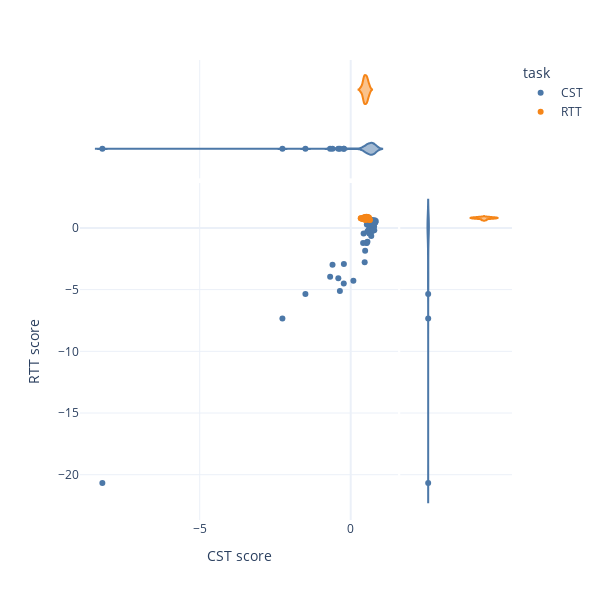

Notebook code for this chart:
### Code cell
import plotly.express as px

signal = 'lfads_rates_joint_pca_shared'
df = src.decoder_analysis.precondition_td(td, signal)
models = src.decoder_analysis.fit_models(df, signal, target_name='Hand velocity')

trial_scores = src.decoder_analysis.score_trials(df.loc[df['Test set']],signal,models,target_name='Hand velocity')

fig = px.scatter(
    trial_scores.reset_index(),
    x='CST score',
    y='RTT score',
    color='task',
    hover_data=['trial_id'],
    marginal_x='violin',
    marginal_y='violin',
    template='plotly_white',
    width=600,
    height=600,
    color_discrete_sequence=px.colors.qualitative.T10,
)
fig.show()

### Figure 1 — Plotly figure (JSON) as saved in the notebook; plotly's stock layout.template omitted (floating-point values rounded to 4 significant figures)
{"data": [{"customdata": [[33], [41], [48], [67], [82], [88], [90], [93], [119], [123], [142], [143], [151], [155], [165], [168], [174], [183], [195], [200], [201], [213], [222], [232], [244], [245], [246], [259], [268], [269], [276], [279], [285], [289], [290], [299], [304], [314], [319], [332], [334], [336], [360], [374], [382], [389]], "hovertemplate": "task=CST<br>CST score=%{x}<br>RTT score=%{y}<br>trial_id=%{customdata[0]}<extra></extra>", "legendgroup": "CST", "marker": {"color": "#4C78A8", "symbol": "circle"}, "mode": "markers", "name": "CST", "orientation": "v", "showlegend": true, "type": "scatter", "x": [-0.3581, 0.08832, 0.5539, 0.5611, 0.6808, 0.4277, -8.224, -1.5, 0.534, 0.478, -0.6022, 0.5512, -2.262, -0.4098, -0.6812, 0.7109, -0.2261, -0.2299, 0.6977, 0.5949, 0.5298, 0.527, 0.4627, 0.7461, 0.6151, 0.6369, 0.8286, 0.7804, 0.4102, 0.6594, 0.6402, 0.7652, 0.5782, 0.7756, 0.7114, 0.6384, 0.8162, 0.8079, 0.7478, 0.7934, 0.5862, 0.7327, 0.7199, 0.715, 0.7889, 0.7041], "xaxis": "x", "y": [-5.102, -4.287, -1.124, 0.3231, -0.6512, -0.4502, -20.68, -5.365, 0.2828, -1.851, -2.981, -0.2975, -7.339, -4.072, -3.963, 0.2952, -2.924, -4.506, 0.1677, -0.1348, -1.217, -1.2, -2.789, 0.4681, -0.4489, 0.09163, 0.5596, -0.179, -1.22, 0.1573, 0.4635, 0.3735, 0.31, 0.1102, 0.2477, 0.6253, 0.4524, 0.4411, 0.2693, 0.6279, 0.3754, 0.5496, -0.2081, 0.651, 0.4341, -0.2615], "yaxis": "y"}, {"alignmentgroup": "True", "customdata": [[33], [41], [48], [67], [82], [88], [90], [93], [119], [123], [142], [143], [151], [155], [165], [168], [174], [183], [195], [200], [201], [213], [222], [232], [244], [245], [246], [259], [268], [269], [276], [279], [285], [289], [290], [299], [304], [314], [319], [332], [334], [336], [360], [374], [382], [389]], "hovertemplate": "task=CST<br>CST score=%{x}<br>trial_id=%{customdata[0]}<extra></extra>", "legendgroup": "CST", "marker": {"color": "#4C78A8", "symbol": "circle"}, "name": "CST", "offsetgroup": "CST", "scalegroup": "x", "showlegend": false, "type": "violin", "x": [-0.3581, 0.08832, 0.5539, 0.5611, 0.6808, 0.4277, -8.224, -1.5, 0.534, 0.478, -0.6022, 0.5512, -2.262, -0.4098, -0.6812, 0.7109, -0.2261, -0.2299, 0.6977, 0.5949, 0.5298, 0.527, 0.4627, 0.7461, 0.6151, 0.6369, 0.8286, 0.7804, 0.4102, 0.6594, 0.6402, 0.7652, 0.5782, 0.7756, 0.7114, 0.6384, 0.8162, 0.8079, 0.7478, 0.7934, 0.5862, 0.7327, 0.7199, 0.715, 0.7889, 0.7041], "xaxis": "x3", "yaxis": "y3"}, {"alignmentgroup": "True", "customdata": [[33], [41], [48], [67], [82], [88], [90], [93], [119], [123], [142], [143], [151], [155], [165], [168], [174], [183], [195], [200], [201], [213], [222], [232], [244], [245], [246], [259], [268], [269], [276], [279], [285], [289], [290], [299], [304], [314], [319], [332], [334], [336], [360], [374], [382], [389]], "hovertemplate": "task=CST<br>RTT score=%{y}<br>trial_id=%{customdata[0]}<extra></extra>", "legendgroup": "CST", "marker": {"color": "#4C78A8", "symbol": "circle"}, "name": "CST", "offsetgroup": "CST", "scalegroup": "y", "showlegend": false, "type": "violin", "xaxis": "x2", "y": [-5.102, -4.287, -1.124, 0.3231, -0.6512, -0.4502, -20.68, -5.365, 0.2828, -1.851, -2.981, -0.2975, -7.339, -4.072, -3.963, 0.2952, -2.924, -4.506, 0.1677, -0.1348, -1.217, -1.2, -2.789, 0.4681, -0.4489, 0.09163, 0.5596, -0.179, -1.22, 0.1573, 0.4635, 0.3735, 0.31, 0.1102, 0.2477, 0.6253, 0.4524, 0.4411, 0.2693, 0.6279, 0.3754, 0.5496, -0.2081, 0.651, 0.4341, -0.2615], "yaxis": "y2"}, {"customdata": [[5], [7], [8], [10], [18], [24], [27], [57], [62], [68], [117], [124], [129], [130], [164], [182], [187], [205], [210], [215], [234], [239], [249], [253], [254], [261], [262], [278], [283], [291], [309], [313], [315], [335], [344], [351], [364], [372], [383], [386], [387], [391]], "hovertemplate": "task=RTT<br>CST score=%{x}<br>RTT score=%{y}<br>trial_id=%{customdata[0]}<extra></extra>", "legendgroup": "RTT", "marker": {"color": "#F58518", "symbol": "circle"}, "mode": "markers", "name": "RTT", "orientation": "v", "showlegend": true, "type": "scatter", "x": [0.4387, 0.3402, 0.4989, 0.6264, 0.6336, 0.5447, 0.4561, 0.4665, 0.4942, 0.5217, 0.6023, 0.5513, 0.4296, 0.5237, 0.5761, 0.4785, 0.5404, 0.5441, 0.5584, 0.4806, 0.423, 0.4138, 0.4372, 0.5846, 0.5204, 0.4578, 0.5425, 0.5304, 0.3675, 0.6082, 0.475, 0.4472, 0.4323, 0.3322, 0.4985, 0.4396, 0.4242, 0.4001, 0.4529, 0.5002, 0.5549, 0.5028], "xaxis": "x", "y": [0.7793, 0.7749, 0.8674, 0.6388, 0.637, 0.823, 0.8552, 0.664, 0.8489, 0.8954, 0.8388, 0.8667, 0.7968, 0.7937, 0.8664, 0.869, 0.8425, 0.8303, 0.8643, 0.8491, 0.7997, 0.7296, 0.8465, 0.7782, 0.8283, 0.8181, 0.868, 0.7614, 0.7461, 0.7783, 0.7982, 0.7454, 0.7245, 0.7908, 0.8233, 0.751, 0.7876, 0.7502, 0.761, 0.6492, 0.8054, 0.8084], "yaxis": "y"}, {"alignmentgroup": "True", "customdata": [[5], [7], [8], [10], [18], [24], [27], [57], [62], [68], [117], [124], [129], [130], [164], [182], [187], [205], [210], [215], [234], [239], [249], [253], [254], [261], [262], [278], [283], [291], [309], [313], [315], [335], [344], [351], [364], [372], [383], [386], [387], [391]], "hovertemplate": "task=RTT<br>CST score=%{x}<br>trial_id=%{customdata[0]}<extra></extra>", "legendgroup": "RTT", "marker": {"color": "#F58518", "symbol": "circle"}, "name": "RTT", "offsetgroup": "RTT", "scalegroup": "x", "showlegend": false, "type": "violin", "x": [0.4387, 0.3402, 0.4989, 0.6264, 0.6336, 0.5447, 0.4561, 0.4665, 0.4942, 0.5217, 0.6023, 0.5513, 0.4296, 0.5237, 0.5761, 0.4785, 0.5404, 0.5441, 0.5584, 0.4806, 0.423, 0.4138, 0.4372, 0.5846, 0.5204, 0.4578, 0.5425, 0.5304, 0.3675, 0.6082, 0.475, 0.4472, 0.4323, 0.3322, 0.4985, 0.4396, 0.4242, 0.4001, 0.4529, 0.5002, 0.5549, 0.5028], "xaxis": "x3", "yaxis": "y3"}, {"alignmentgroup": "True", "customdata": [[5], [7], [8], [10], [18], [24], [27], [57], [62], [68], [117], [124], [129], [130], [164], [182], [187], [205], [210], [215], [234], [239], [249], [253], [254], [261], [262], [278], [283], [291], [309], [313], [315], [335], [344], [351], [364], [372], [383], [386], [387], [391]], "hovertemplate": "task=RTT<br>RTT score=%{y}<br>trial_id=%{customdata[0]}<extra></extra>", "legendgroup": "RTT", "marker": {"color": "#F58518", "symbol": "circle"}, "name": "RTT", "offsetgroup": "RTT", "scalegroup": "y", "showlegend": false, "type": "violin", "xaxis": "x2", "y": [0.7793, 0.7749, 0.8674, 0.6388, 0.637, 0.823, 0.8552, 0.664, 0.8489, 0.8954, 0.8388, 0.8667, 0.7968, 0.7937, 0.8664, 0.869, 0.8425, 0.8303, 0.8643, 0.8491, 0.7997, 0.7296, 0.8465, 0.7782, 0.8283, 0.8181, 0.868, 0.7614, 0.7461, 0.7783, 0.7982, 0.7454, 0.7245, 0.7908, 0.8233, 0.751, 0.7876, 0.7502, 0.761, 0.6492, 0.8054, 0.8084], "yaxis": "y2"}], "layout": {"height": 600, "legend": {"title": {"text": "task"}, "tracegroupgap": 0}, "margin": {"t": 60}, "width": 600, "xaxis": {"anchor": "y", "domain": [0, 0.7363], "title": {"text": "CST score"}}, "xaxis2": {"anchor": "y2", "domain": [0.7413, 1], "matches": "x2", "showgrid": false, "showline": false, "showticklabels": false, "ticks": ""}, "xaxis3": {"anchor": "y3", "domain": [0, 0.7363], "matches": "x", "showgrid": true, "showticklabels": false}, "xaxis4": {"anchor": "y4", "domain": [0.7413, 1], "matches": "x2", "showgrid": false, "showline": false, "showticklabels": false, "ticks": ""}, "yaxis": {"anchor": "x", "domain": [0, 0.7326], "title": {"text": "RTT score"}}, "yaxis2": {"anchor": "x2", "domain": [0, 0.7326], "matches": "y", "showgrid": true, "showticklabels": false}, "yaxis3": {"anchor": "x3", "domain": [0.7426, 1], "matches": "y3", "showgrid": false, "showline": false, "showticklabels": false, "ticks": ""}, "yaxis4": {"anchor": "x4", "domain": [0.7426, 1], "matches": "y3", "showgrid": true, "showline": false, "showticklabels": false, "ticks": ""}}}
